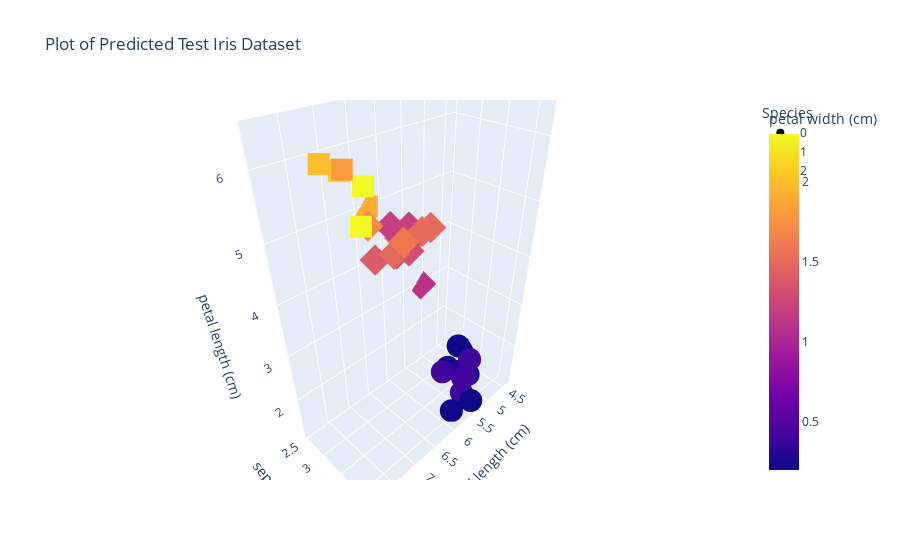

Notebook source saved alongside this figure:
### Code cell
df = pd.DataFrame(X_test, columns=data['feature_names'])
df['target'] = ytest_pred

feature_names = data['feature_names']
fig = px.scatter_3d(
    df, 
    x=feature_names[0], 
    y=feature_names[1], 
    z=feature_names[2], 
    color=df[feature_names[3]], 
    symbol=df['target'].astype(str),
    labels={'symbol': 'Species'},
    title="Plot of Predicted Test Iris Dataset"
)

fig.show()

### Figure 1 — Plotly figure (JSON) as saved in the notebook; plotly's stock layout.template omitted (floating-point values rounded to 4 significant figures)
{"data": [{"hovertemplate": "Species=0<br>sepal length (cm)=%{x}<br>sepal width (cm)=%{y}<br>petal length (cm)=%{z}<br>petal width (cm)=%{marker.color}<extra></extra>", "legendgroup": "0", "marker": {"color": [0.2, 0.4, 0.4, 0.2, 0.4, 0.2, 0.4, 0.2, 0.3, 0.2, 0.3], "coloraxis": "coloraxis", "symbol": "circle"}, "mode": "markers", "name": "0", "scene": "scene", "showlegend": true, "type": "scatter3d", "x": [5.8, 5.4, 5.1, 4.7, 5.4, 4.4, 5.4, 5, 5, 5.5, 5.1], "y": [4, 3.9, 3.8, 3.2, 3.9, 3.2, 3.4, 3.2, 3.5, 4.2, 3.8], "z": [1.2, 1.3, 1.9, 1.6, 1.7, 1.3, 1.5, 1.2, 1.3, 1.4, 1.5]}, {"hovertemplate": "Species=1<br>sepal length (cm)=%{x}<br>sepal width (cm)=%{y}<br>petal length (cm)=%{z}<br>petal width (cm)=%{marker.color}<extra></extra>", "legendgroup": "1", "marker": {"color": [1.1, 1.4, 1.6, 1.3, 1.5, 1.5, 1.2, 1.5, 1.2, 1.5, 1.7, 1.3, 1.2], "coloraxis": "coloraxis", "symbol": "diamond"}, "mode": "markers", "name": "1", "scene": "scene", "showlegend": true, "type": "scatter3d", "x": [5.1, 6.6, 6.3, 5.6, 6.4, 6, 5.8, 5.6, 5.5, 5.4, 6.7, 5.7, 6.1], "y": [2.5, 3, 3.3, 2.7, 3.2, 2.9, 2.6, 3, 2.6, 3, 3, 2.8, 2.8], "z": [3, 4.4, 4.7, 4.2, 4.5, 4.5, 4, 4.5, 4.4, 4.5, 5, 4.1, 4.7]}, {"hovertemplate": "Species=2<br>sepal length (cm)=%{x}<br>sepal width (cm)=%{y}<br>petal length (cm)=%{z}<br>petal width (cm)=%{marker.color}<extra></extra>", "legendgroup": "2", "marker": {"color": [2, 2.3, 2.3, 2.1, 1.8, 1.9], "coloraxis": "coloraxis", "symbol": "square"}, "mode": "markers", "name": "2", "scene": "scene", "showlegend": true, "type": "scatter3d", "x": [7.9, 6.9, 6.9, 7.1, 7.2, 6.3], "y": [3.8, 3.1, 3.2, 3, 3.2, 2.5], "z": [6.4, 5.1, 5.7, 5.9, 6, 5]}], "layout": {"coloraxis": {"colorbar": {"title": {"text": "petal width (cm)"}}, "colorscale": [[0, "#0d0887"], [0.1111, "#46039f"], [0.2222, "#7201a8"], [0.3333, "#9c179e"], [0.4444, "#bd3786"], [0.5556, "#d8576b"], [0.6667, "#ed7953"], [0.7778, "#fb9f3a"], [0.8889, "#fdca26"], [1, "#f0f921"]]}, "legend": {"title": {"text": "Species"}, "tracegroupgap": 0}, "scene": {"domain": {"x": [0, 1], "y": [0, 1]}, "xaxis": {"title": {"text": "sepal length (cm)"}}, "yaxis": {"title": {"text": "sepal width (cm)"}}, "zaxis": {"title": {"text": "petal length (cm)"}}}, "title": {"text": "Plot of Predicted Test Iris Dataset"}}}
